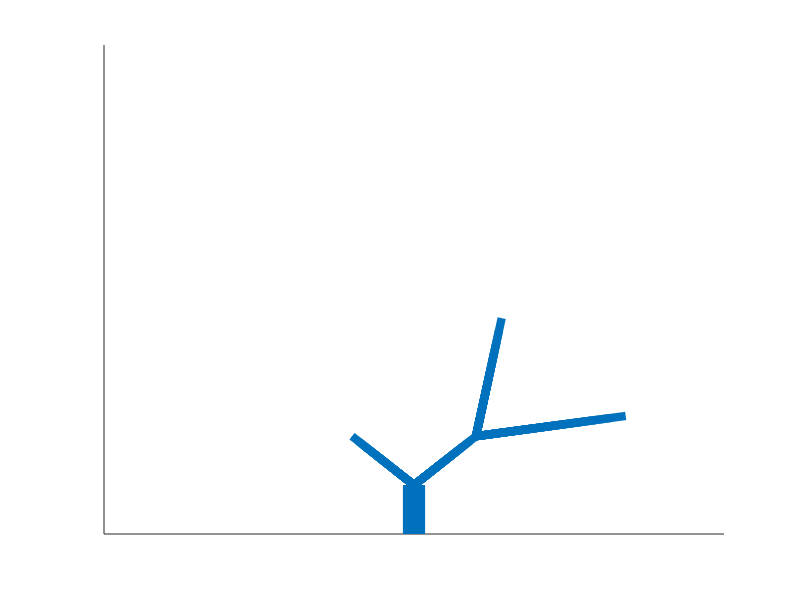

MATLAB code for this plot:
clear all;
close all;

x0=5;
y0=5;
width=1050;
height=1000;
set(gcf,'units','points','position',[x0,y0,width,height])
xlim([-50 50])
ylim([0 100])

set(gca,'xtick',[],'ytick',[]);
for i = 1:10
    line([0 0],[0 i],'Linewidth',6)
    pause(0.5);

end

hold on;
    
for i= 1:10
   line([0 0],[0 10],'Linewidth',6+i)
   line([0 i],[10 i+10],'Linewidth',6)
   line([0 -i],[10 i+10],'Linewidth',6)
   pause(0.5);
   
end

hold on;

for i= 1:10
   
   line([10 i*tan(pi/8)+10],[20 i*tan(3*pi/8)+20],'Linewidth',6)
   
   line([10 i*tan(3*pi/8)+10],[20 i*tan(pi/8)+20],'Linewidth',6)
%    line([10 -i],[20 i*tan(pi/8)+20],'Linewidth',6)
   pause(0.5);
end